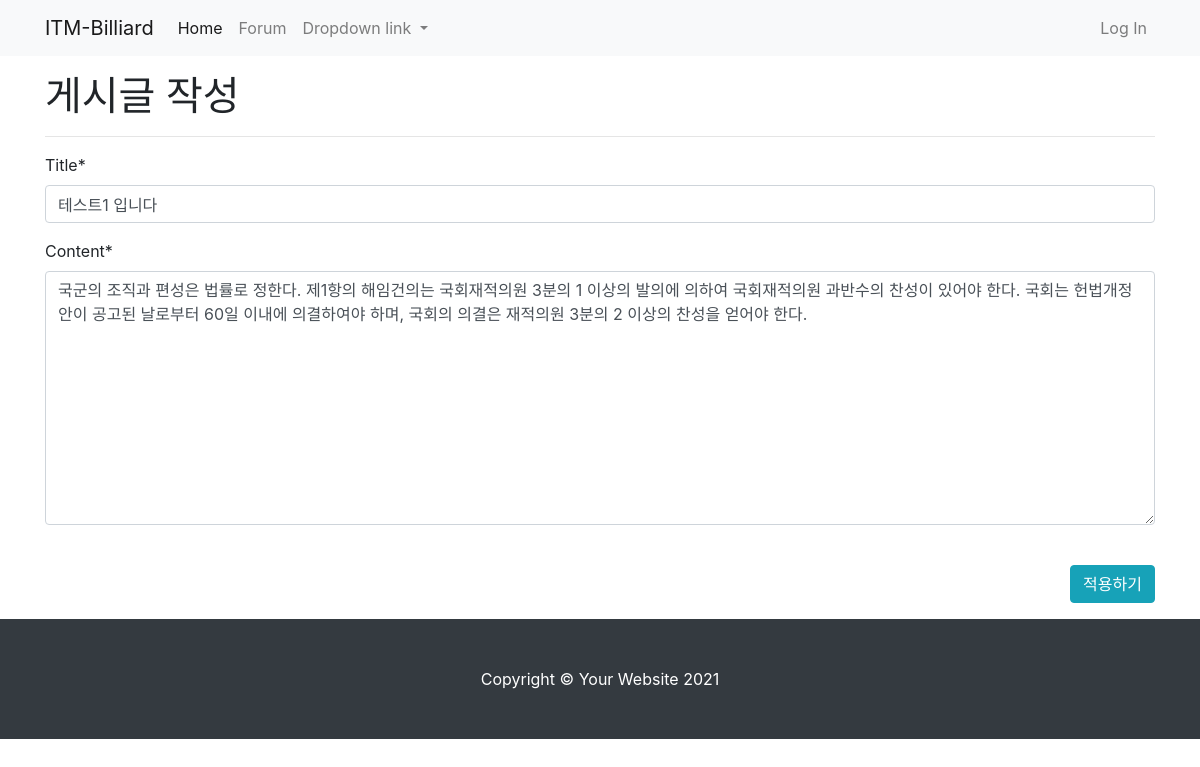
Screenshot of /forum/update_post/1/ (signed in) with the database file from the repository.
### forum/models.py (models this page shows, shortened)
class Post(models.Model):
    title = models.CharField(max_length=30)
    content = models.TextField()
    created_at = models.DateTimeField(auto_now_add=True)
    updated_at = models.DateTimeField(auto_now=True)
    author = models.ForeignKey(User, null=True ,on_delete=models.SET_NULL)

### forum/views.py (the view)
# urls.py: path('update_post/<int:pk>/', views.PostUpdate.as_view())
class PostUpdate(LoginRequiredMixin, UpdateView):
    model = Post
    fields = ['title', 'content']
    def dispatch(self, request, *args, **kwargs):
        if request.user.is_authenticated and request.user == self.get_object().author:
            return super(PostUpdate, self).dispatch(request, *args, **kwargs)
        else:
            raise PermissionDenied

### forum/templates/forum/post_form.html (shortened to what this page needs)
{% extends 'forum/base.html' %}
{% load crispy_forms_tags %}
{% block main_area %}
    <h1>게시글 작성</h1>
    <hr/>
    <form method="post" enctype="multipart/form-data">
            {{ form | crispy }}
        <br/>
        <button type="submit" class="btn btn-info float-right">적용하기</button>
    </form>
{% endblock %}

### rows the page displays
Post: title "테스트1 입니다", content "국군의 조직과 편성은 법률로 정한다. 제1항의 해임건의는 국회재적의원 3분의 1 이상의 발의에 의하여 국회재적의원 과반수의 찬성이 있어야 한다. 국회는 헌법개정안이 공고된 날로부터 60일 이내에 의결하여야 하며, 국회의 의결은 재적의원 3분의 2 이상의 찬성을 얻어야 한다."
